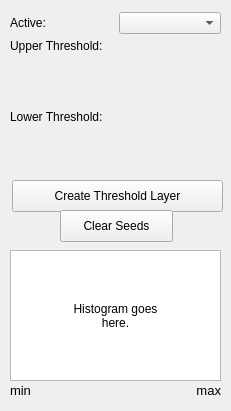
<?xml version="1.0" encoding="UTF-8"?>
<ui version="4.0">
 <class>ThresholdTool</class>
 <widget class="QWidget" name="ThresholdTool">
  <property name="geometry">
   <rect>
    <x>0</x>
    <y>0</y>
    <width>231</width>
    <height>411</height>
   </rect>
  </property>
  <property name="windowTitle">
   <string>Form</string>
  </property>
  <widget class="QWidget" name="layoutWidget_2">
   <property name="geometry">
    <rect>
     <x>10</x>
     <y>10</y>
     <width>211</width>
     <height>26</height>
    </rect>
   </property>
   <layout class="QHBoxLayout" name="activeHLayout">
    <item>
     <widget class="QLabel" name="activeLabel">
      <property name="text">
       <string>Active:</string>
      </property>
     </widget>
    </item>
    <item>
     <widget class="QComboBox" name="activeComboBox"/>
    </item>
   </layout>
  </widget>
  <widget class="QWidget" name="layoutWidget_6">
   <property name="geometry">
    <rect>
     <x>10</x>
     <y>127</y>
     <width>211</width>
     <height>51</height>
    </rect>
   </property>
   <layout class="QHBoxLayout" name="lowerHLayout_bottom"/>
  </widget>
  <widget class="QWidget" name="layoutWidget_9">
   <property name="geometry">
    <rect>
     <x>10</x>
     <y>106</y>
     <width>211</width>
     <height>22</height>
    </rect>
   </property>
   <layout class="QHBoxLayout" name="lowerHLayout_top">
    <item>
     <widget class="QLabel" name="lowerLabel">
      <property name="text">
       <string>Lower Threshold:</string>
      </property>
     </widget>
    </item>
    <item>
     <spacer name="lowerHSpacer">
      <property name="orientation">
       <enum>Qt::Horizontal</enum>
      </property>
      <property name="sizeHint" stdset="0">
       <size>
        <width>40</width>
        <height>20</height>
       </size>
      </property>
     </spacer>
    </item>
   </layout>
  </widget>
  <widget class="QWidget" name="layoutWidget_8">
   <property name="geometry">
    <rect>
     <x>10</x>
     <y>35</y>
     <width>211</width>
     <height>22</height>
    </rect>
   </property>
   <layout class="QHBoxLayout" name="upperHLayout_top">
    <item>
     <widget class="QLabel" name="upperLabel">
      <property name="text">
       <string>Upper Threshold:</string>
      </property>
     </widget>
    </item>
    <item>
     <spacer name="upperHSpacer">
      <property name="orientation">
       <enum>Qt::Horizontal</enum>
      </property>
      <property name="sizeHint" stdset="0">
       <size>
        <width>40</width>
        <height>20</height>
       </size>
      </property>
     </spacer>
    </item>
   </layout>
  </widget>
  <widget class="QWidget" name="layoutWidget_7">
   <property name="geometry">
    <rect>
     <x>10</x>
     <y>56</y>
     <width>211</width>
     <height>51</height>
    </rect>
   </property>
   <layout class="QHBoxLayout" name="upperHLayout_bottom"/>
  </widget>
  <widget class="QPushButton" name="createThresholdLayerButton">
   <property name="geometry">
    <rect>
     <x>12</x>
     <y>180</y>
     <width>211</width>
     <height>32</height>
    </rect>
   </property>
   <property name="text">
    <string>Create Threshold Layer</string>
   </property>
  </widget>
  <widget class="QPushButton" name="clearSeedsButton">
   <property name="geometry">
    <rect>
     <x>60</x>
     <y>210</y>
     <width>113</width>
     <height>32</height>
    </rect>
   </property>
   <property name="text">
    <string>Clear Seeds</string>
   </property>
  </widget>
  <widget class="QGraphicsView" name="histogramView">
   <property name="geometry">
    <rect>
     <x>10</x>
     <y>250</y>
     <width>211</width>
     <height>131</height>
    </rect>
   </property>
  </widget>
  <widget class="QLabel" name="tempHistogramLabel">
   <property name="geometry">
    <rect>
     <x>60</x>
     <y>290</y>
     <width>111</width>
     <height>51</height>
    </rect>
   </property>
   <property name="text">
    <string>Histogram goes here.</string>
   </property>
   <property name="alignment">
    <set>Qt::AlignCenter</set>
   </property>
   <property name="wordWrap">
    <bool>true</bool>
   </property>
  </widget>
  <widget class="QWidget" name="">
   <property name="geometry">
    <rect>
     <x>10</x>
     <y>380</y>
     <width>211</width>
     <height>20</height>
    </rect>
   </property>
   <layout class="QHBoxLayout" name="minMaxHLayout">
    <item>
     <widget class="QLabel" name="minLabel">
      <property name="font">
       <font>
        <pointsize>10</pointsize>
        <weight>50</weight>
        <bold>false</bold>
       </font>
      </property>
      <property name="text">
       <string>min</string>
      </property>
     </widget>
    </item>
    <item>
     <widget class="QLabel" name="maxLabel">
      <property name="font">
       <font>
        <pointsize>10</pointsize>
       </font>
      </property>
      <property name="text">
       <string>max</string>
      </property>
      <property name="alignment">
       <set>Qt::AlignRight|Qt::AlignTrailing|Qt::AlignVCenter</set>
      </property>
     </widget>
    </item>
   </layout>
  </widget>
 </widget>
 <resources/>
 <connections/>
</ui>
